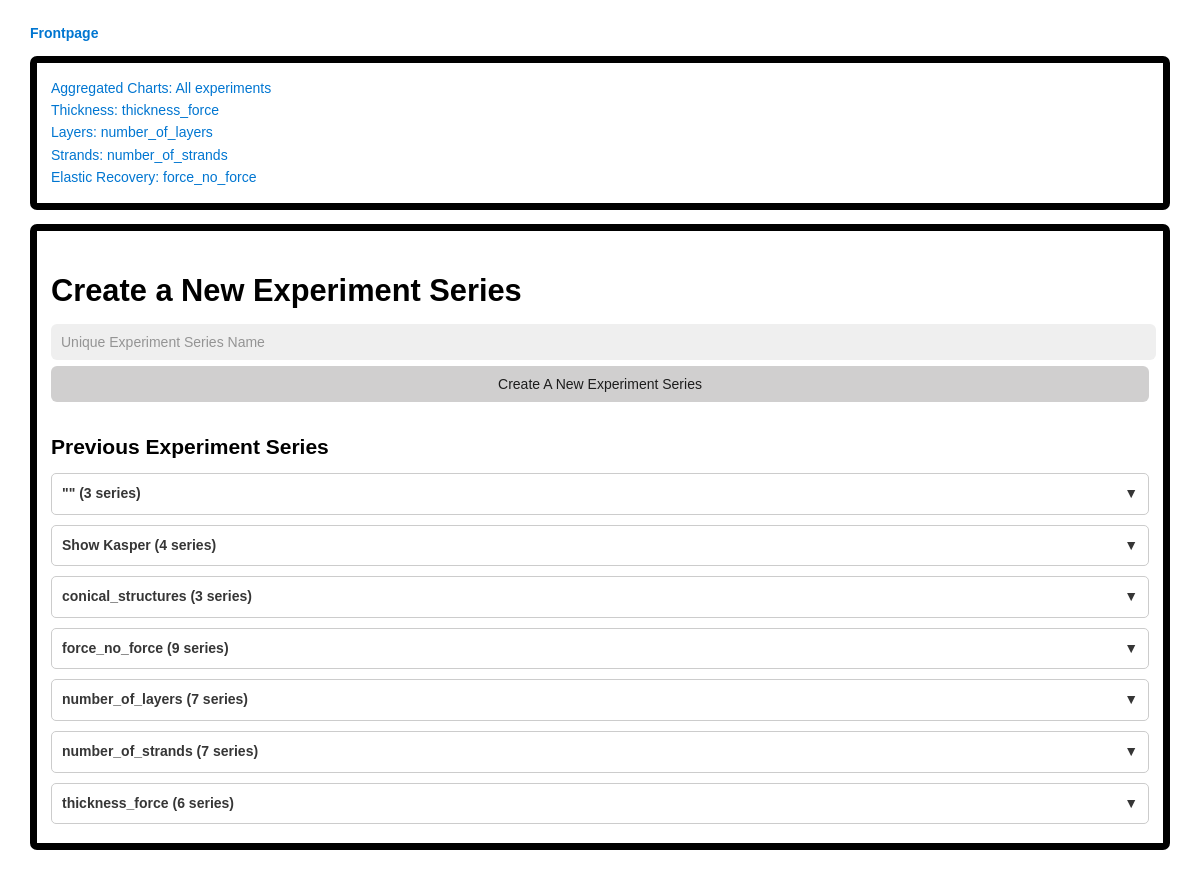
Before: / with the older database file.
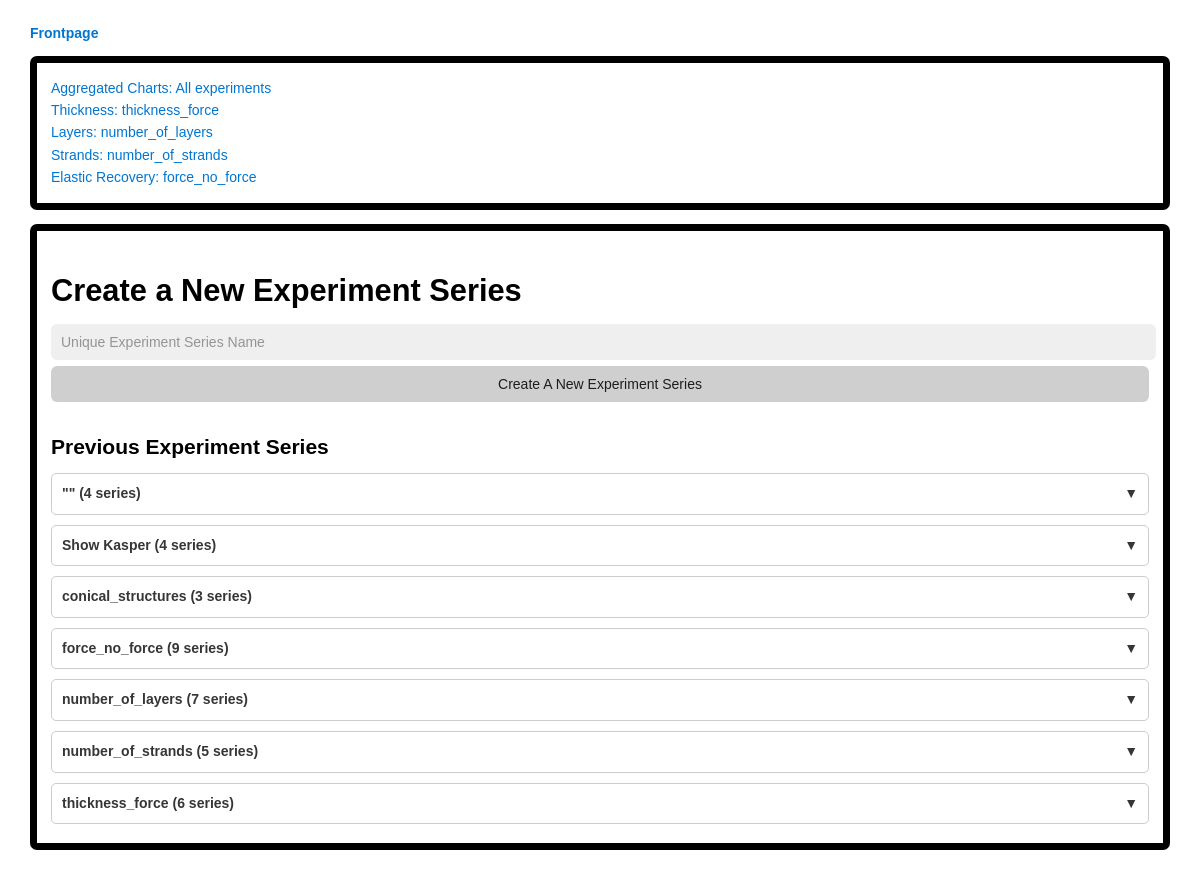
After: the same page with the newer database file.
### database/models/experiment_series_model.py (models this page shows, shortened)
class ExperimentSeries(Base):
	__tablename__ = 'experiment_series'
	experiment_series_name = Column(String, primary_key=True, unique=True, nullable=False)
	group_name = Column(String, default='')
	description = Column(String, default='')
	num_experiments = Column(Integer, default=50)
	max_simulation_time = Column(Float, default=10.0)
	bounding_box_volume_threshold = Column(Float, default=1.8)
	beam_strain_threshold = Column(Float, default=0.08)
	node_velocity_threshold = Column(Float, default=3.0)
	initial_force_applied_in_y_direction = Column(Float, default=0.0)
	final_force_in_y_direction = Column(Float, default=0.0)
	initial_top_nodes_force_in_y_direction = Column(Float, default=0.0)
	final_top_nodes_force_in_y_direction = Column(Float, default=0.0)
	initial_force_applied_in_x_direction = Column(Float, default=0.0)
	final_force_in_x_direction = Column(Float, default=0.0)
	initial_force_applied_in_z_direction = Column(Float, default=0.0)
	final_force_in_z_direction = Column(Float, default=0.0)
	torsional_force = Column(Float, default=0.0)
	reset_force_after_seconds = Column(Integer)
	num_strands = Column(Integer, default=8)
	num_layers = Column(Integer, default=5)
	radius = Column(Float, default=0.1)
	pitch = Column(Float, default=0.1)  # The distance between two consecutive strands in the same layer
	radius_taper = Column(Float, default=0.0)  # Conicity (how much it narrows towards the top)
	material_thickness = Column(Float, default=0.005)
	material_youngs_modulus = Column(Float, default=1.72e10)  # Glass-reinforced polyester (GRP) https://en.wikipedia.org/wiki/Young%27s_modulus
	weight_kg = Column(Float, default=None)
	height_m = Column(Float, default=None)
	is_experiments_outdated = Column(Boolean, default=False) # Used to know that the values in this table have been changed without rerunning the experiments

### experiments_server/server.py (the view)
@app.route("/")
def index_page():
    grouped_experiment_series = select_all_experiment_series_grouped(g.db)
    return render_template(
        "frontpage/frontpage.html",
        grouped_experiment_series=grouped_experiment_series
    )

### database/queries/experiment_series_queries.py (called while the page is built)
def select_all_experiment_series_grouped(session):
	experiment_series = session.query(ExperimentSeries).order_by(ExperimentSeries.group_name, ExperimentSeries.experiment_series_name).all()
	grouped_experiment_series = {}
	for series in experiment_series:
		group_name = series.group_name or "Ungrouped"
		if group_name not in grouped_experiment_series:
			grouped_experiment_series[group_name] = []
		grouped_experiment_series[group_name].append(series)
	return grouped_experiment_series

### experiments_server/server.py (called while the page is built)
@app.before_request
def create_session():
	g.db = SessionLocal()

@app.teardown_appcontext
def teardown_session(exception=None):
	db = g.pop('db', None)
	if db is not None:
		db.close()

### experiments_server/templates/frontpage/frontpage.html (shortened to what this page needs)
{% extends "layout.html" %}
{% block body %}
<div class="block">
    <div style="font-size: 14px; line-height: 1.6;">
        <a href="/aggregated_charts">Aggregated Charts: All experiments</a><br>
        <a href="/thickness_analysis">Thickness: thickness_force</a><br>
        <a href="/layer_analysis">Layers: number_of_layers</a><br>
        <a href="/strands_analysis">Strands: number_of_strands</a><br>
        <a href="/force_no_force_analysis">Elastic Recovery: force_no_force</a>
    </div>
</div>
<div class="block">
<h1>Create a New Experiment Series</h1>
<form action="/api/experiment_series" method="POST">
    <input id="new-experiment-input" type="text" placeholder="Unique Experiment Series Name" name="experiment_series_name" required>
    <button id="new-experiment-button">Create A New Experiment Series</button>
</form>
<h2>Previous Experiment Series</h2>
{% for group_name, experiment_series_list in grouped_experiment_series.items() %}
<div class="experiment-group collapsed">
    <div class="group-header" onclick="toggleGroup(this)">
        {{ group_name }} ({{ experiment_series_list|length }} series)
        <span class="toggle-icon">▼</span>
    </div>
</div>
{% endfor %}
</div>
{% endblock %}

### experiments_server/templates/layout.html (shortened to what this page needs)
<!DOCTYPE html>
<html>
<head>
  <link rel="stylesheet" href="{{ url_for('static', filename='water.css') }}">
  <link rel="stylesheet" type="text/css" href="{{ url_for('static', filename='style.css') }}">
</head>
<body>
  <nav>
    <h4><a id="nav-logo" href="/">Frontpage</a></h4>
  </nav>
  <div class="body">
  	{% block body %}{% endblock %}
  </div>
</body>
</html>

### experiments_server/static/water.css (style rules this page uses)
:root { --background-body: #fff; --background: #efefef; --background-alt: #f7f7f7; --selection: #9e9e9e; --text-main: #363636; --text-bright: #000; --text-muted: #70777f; --links: #0076d1; --focus: #0096bfab; --border: #dbdbdb; --code: #000; --animation-duration: 0.1s; --button-base: #d0cfcf; --button-hover: #9b9b9b; --scrollbar-thumb: rgb(170, 170, 170); --scrollbar-thumb-hover: var(--button-hover); --form-placeholder: #949494; --form-text: #1d1d1d; --variable: #39a33c; --highlight: #ff0; }
html { scrollbar-color: rgb(170, 170, 170) #fff; scrollbar-color: var(--scrollbar-thumb) var(--background-body); scrollbar-width: thin; }
body { font-family: system-ui, -apple-system, BlinkMacSystemFont, 'Segoe UI', 'Roboto', 'Oxygen', 'Ubuntu', 'Cantarell', 'Fira Sans', 'Droid Sans', 'Helvetica Neue', 'Segoe UI Emoji', 'Apple Color Emoji', 'Noto Color Emoji', sans-serif; line-height: 1.4; max-width: 800px; margin: 20px auto; padding: 0 10px; word-wrap: break-word; color: #363636; color: var(--text-main); background: #fff; background: var(--background-body); text-rendering: optimizeLegibility; }
button { transition: background-color 0.1s linear, border-color 0.1s linear, color 0.1s linear, box-shadow 0.1s linear, transform 0.1s ease; transition: background-color var(--animation-duration) linear, border-color var(--animation-duration) linear, color var(--animation-duration) linear, box-shadow var(--animation-duration) linear, transform var(--animation-duration) ease; }
input { transition: background-color 0.1s linear, border-color 0.1s linear, color 0.1s linear, box-shadow 0.1s linear, transform 0.1s ease; transition: background-color var(--animation-duration) linear, border-color var(--animation-duration) linear, color var(--animation-duration) linear, box-shadow var(--animation-duration) linear, transform var(--animation-duration) ease; }
h1 { font-size: 2.2em; margin-top: 0; }
h1, h2, h3, h4, h5, h6 { margin-bottom: 12px; margin-top: 24px; }
h1 { color: #000; color: var(--text-bright); }
h2 { color: #000; color: var(--text-bright); }
h4 { color: #000; color: var(--text-bright); }
h1, h2, h3, h4, h5, h6, b, strong, th { font-weight: 600; }
button, select, input[type='submit'], input[type='reset'], input[type='button'], input[type='checkbox'], input[type='range'], input[type='radio'] { cursor: pointer; }
input, select { display: block; }
input { color: #1d1d1d; color: var(--form-text); background-color: #efefef; background-color: var(--background); font-family: inherit; font-size: inherit; margin-right: 6px; margin-bottom: 6px; padding: 10px; border: none; border-radius: 6px; outline: none; }
button { color: #1d1d1d; color: var(--form-text); background-color: #efefef; background-color: var(--background); font-family: inherit; font-size: inherit; margin-right: 6px; margin-bottom: 6px; padding: 10px; border: none; border-radius: 6px; outline: none; }
button { background-color: #d0cfcf; background-color: var(--button-base); padding-right: 30px; padding-left: 30px; }
input { vertical-align: top; }
input:not([type='checkbox']):not([type='radio']), input[type='range'], select, button, textarea { -webkit-appearance: none; }
::placeholder { color: #949494; color: var(--form-placeholder); }
a { text-decoration: none; color: #0076d1; color: var(--links); }

### experiments_server/static/style.css (style rules this page uses)
body { font-family: 'Trebuchet MS', sans-serif; font-size: 14px; }
.block { border: 0.5em solid black; border-radius: 0.5em; padding: 1em; margin-bottom: 1em; }
body { max-width: 95vw; }
#new-experiment-input { width: 98.8%; }
#new-experiment-button { width: 100%; }
.group-header { font-weight: bold; cursor: pointer; padding: 10px; margin: 10px 0 5px 0; border: 1px solid #ccc; border-radius: 5px; user-select: none; }
.group-header .toggle-icon { float: right; font-weight: bold; }

Changed rows visible on the page:
computed for ExperimentSeries (number 1 of 7 on the later page): experiment_series_list "3" → "4"
changed ExperimentSeries "number_of_strands": experiment_series_list "7" → "5"
